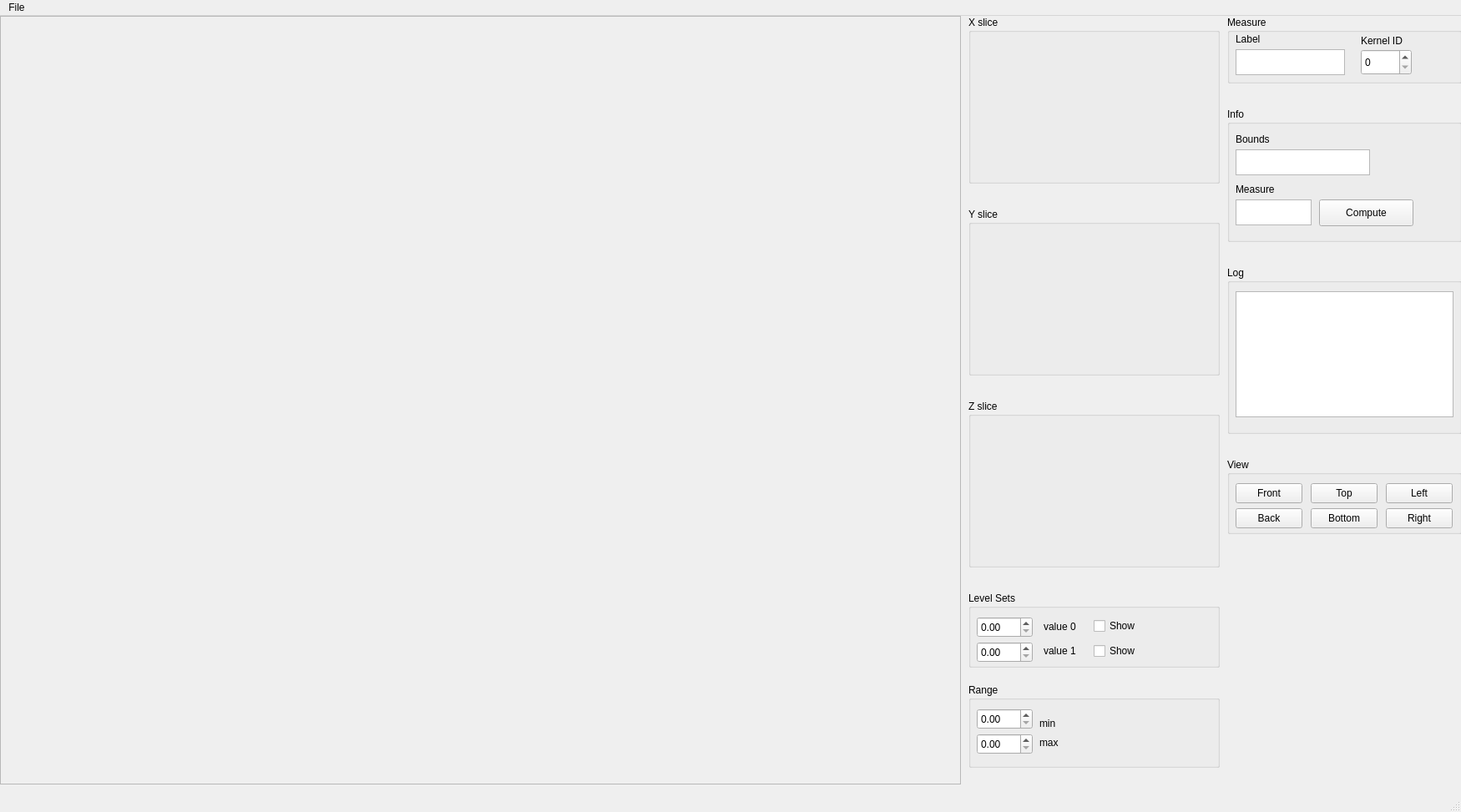
<?xml version="1.0" encoding="UTF-8"?>
<ui version="4.0">
 <class>MainWindow</class>
 <widget class="QMainWindow" name="MainWindow">
  <property name="geometry">
   <rect>
    <x>0</x>
    <y>0</y>
    <width>1750</width>
    <height>973</height>
   </rect>
  </property>
  <property name="windowTitle">
   <string>MainWindow</string>
  </property>
  <widget class="QWidget" name="centralwidget">
   <widget class="QFrame" name="main_frame">
    <property name="geometry">
     <rect>
      <x>0</x>
      <y>0</y>
      <width>1151</width>
      <height>921</height>
     </rect>
    </property>
    <property name="frameShape">
     <enum>QFrame::StyledPanel</enum>
    </property>
    <property name="frameShadow">
     <enum>QFrame::Raised</enum>
    </property>
    <widget class="QVTKWidget" name="vtk_main" native="true">
     <property name="geometry">
      <rect>
       <x>0</x>
       <y>0</y>
       <width>1151</width>
       <height>921</height>
      </rect>
     </property>
    </widget>
   </widget>
   <widget class="QGroupBox" name="group_iso">
    <property name="geometry">
     <rect>
      <x>1160</x>
      <y>690</y>
      <width>301</width>
      <height>91</height>
     </rect>
    </property>
    <property name="title">
     <string>Level Sets</string>
    </property>
    <widget class="QCheckBox" name="show0_checkbox">
     <property name="geometry">
      <rect>
       <x>150</x>
       <y>30</y>
       <width>88</width>
       <height>22</height>
      </rect>
     </property>
     <property name="text">
      <string>Show</string>
     </property>
    </widget>
    <widget class="QDoubleSpinBox" name="value0_spinbox">
     <property name="geometry">
      <rect>
       <x>10</x>
       <y>30</y>
       <width>67</width>
       <height>25</height>
      </rect>
     </property>
    </widget>
    <widget class="QLabel" name="label">
     <property name="geometry">
      <rect>
       <x>90</x>
       <y>34</y>
       <width>62</width>
       <height>16</height>
      </rect>
     </property>
     <property name="text">
      <string>value 0</string>
     </property>
    </widget>
    <widget class="QLabel" name="label_2">
     <property name="geometry">
      <rect>
       <x>90</x>
       <y>63</y>
       <width>62</width>
       <height>16</height>
      </rect>
     </property>
     <property name="text">
      <string>value 1</string>
     </property>
    </widget>
    <widget class="QDoubleSpinBox" name="value1_spinbox">
     <property name="geometry">
      <rect>
       <x>10</x>
       <y>60</y>
       <width>67</width>
       <height>25</height>
      </rect>
     </property>
    </widget>
    <widget class="QCheckBox" name="show1_checkbox">
     <property name="geometry">
      <rect>
       <x>150</x>
       <y>60</y>
       <width>88</width>
       <height>22</height>
      </rect>
     </property>
     <property name="text">
      <string>Show</string>
     </property>
    </widget>
   </widget>
   <widget class="QGroupBox" name="group_x">
    <property name="geometry">
     <rect>
      <x>1160</x>
      <y>0</y>
      <width>301</width>
      <height>201</height>
     </rect>
    </property>
    <property name="title">
     <string>X slice</string>
    </property>
    <widget class="QVTKWidget" name="vtk_x" native="true">
     <property name="geometry">
      <rect>
       <x>-1</x>
       <y>19</y>
       <width>301</width>
       <height>181</height>
      </rect>
     </property>
    </widget>
   </widget>
   <widget class="QGroupBox" name="group_y">
    <property name="geometry">
     <rect>
      <x>1160</x>
      <y>230</y>
      <width>301</width>
      <height>201</height>
     </rect>
    </property>
    <property name="title">
     <string>Y slice</string>
    </property>
    <widget class="QVTKWidget" name="vtk_y" native="true">
     <property name="geometry">
      <rect>
       <x>0</x>
       <y>20</y>
       <width>301</width>
       <height>181</height>
      </rect>
     </property>
    </widget>
   </widget>
   <widget class="QGroupBox" name="group_z">
    <property name="geometry">
     <rect>
      <x>1160</x>
      <y>460</y>
      <width>301</width>
      <height>201</height>
     </rect>
    </property>
    <property name="title">
     <string>Z slice</string>
    </property>
    <widget class="QVTKWidget" name="vtk_z" native="true">
     <property name="geometry">
      <rect>
       <x>0</x>
       <y>20</y>
       <width>301</width>
       <height>181</height>
      </rect>
     </property>
    </widget>
   </widget>
   <widget class="QGroupBox" name="group_range">
    <property name="geometry">
     <rect>
      <x>1160</x>
      <y>800</y>
      <width>301</width>
      <height>101</height>
     </rect>
    </property>
    <property name="title">
     <string>Range</string>
    </property>
    <widget class="QDoubleSpinBox" name="min_spinbox">
     <property name="geometry">
      <rect>
       <x>10</x>
       <y>30</y>
       <width>67</width>
       <height>25</height>
      </rect>
     </property>
    </widget>
    <widget class="QDoubleSpinBox" name="max_spinbox">
     <property name="geometry">
      <rect>
       <x>10</x>
       <y>60</y>
       <width>67</width>
       <height>25</height>
      </rect>
     </property>
    </widget>
    <widget class="QLabel" name="label_3">
     <property name="geometry">
      <rect>
       <x>85</x>
       <y>40</y>
       <width>62</width>
       <height>16</height>
      </rect>
     </property>
     <property name="text">
      <string>min</string>
     </property>
    </widget>
    <widget class="QLabel" name="label_4">
     <property name="geometry">
      <rect>
       <x>85</x>
       <y>63</y>
       <width>62</width>
       <height>16</height>
      </rect>
     </property>
     <property name="text">
      <string>max</string>
     </property>
    </widget>
   </widget>
   <widget class="QGroupBox" name="group_measure">
    <property name="geometry">
     <rect>
      <x>1470</x>
      <y>0</y>
      <width>281</width>
      <height>81</height>
     </rect>
    </property>
    <property name="title">
     <string>Measure</string>
    </property>
    <widget class="QTextEdit" name="label_edit">
     <property name="geometry">
      <rect>
       <x>10</x>
       <y>40</y>
       <width>131</width>
       <height>31</height>
      </rect>
     </property>
    </widget>
    <widget class="QLabel" name="label_5">
     <property name="geometry">
      <rect>
       <x>10</x>
       <y>20</y>
       <width>62</width>
       <height>16</height>
      </rect>
     </property>
     <property name="text">
      <string>Label</string>
     </property>
    </widget>
    <widget class="QSpinBox" name="ID_spinbox">
     <property name="geometry">
      <rect>
       <x>160</x>
       <y>40</y>
       <width>61</width>
       <height>31</height>
      </rect>
     </property>
    </widget>
    <widget class="QLabel" name="label_6">
     <property name="geometry">
      <rect>
       <x>160</x>
       <y>20</y>
       <width>61</width>
       <height>20</height>
      </rect>
     </property>
     <property name="text">
      <string>Kernel ID</string>
     </property>
    </widget>
   </widget>
   <widget class="QGroupBox" name="group_log">
    <property name="geometry">
     <rect>
      <x>1470</x>
      <y>300</y>
      <width>281</width>
      <height>201</height>
     </rect>
    </property>
    <property name="title">
     <string>Log</string>
    </property>
    <widget class="QTextEdit" name="log_text">
     <property name="geometry">
      <rect>
       <x>10</x>
       <y>30</y>
       <width>261</width>
       <height>151</height>
      </rect>
     </property>
     <property name="readOnly">
      <bool>true</bool>
     </property>
    </widget>
   </widget>
   <widget class="QGroupBox" name="groupBox">
    <property name="geometry">
     <rect>
      <x>1470</x>
      <y>110</y>
      <width>281</width>
      <height>161</height>
     </rect>
    </property>
    <property name="title">
     <string>Info</string>
    </property>
    <widget class="QPlainTextEdit" name="bounds_text">
     <property name="geometry">
      <rect>
       <x>10</x>
       <y>50</y>
       <width>161</width>
       <height>31</height>
      </rect>
     </property>
     <property name="readOnly">
      <bool>true</bool>
     </property>
    </widget>
    <widget class="QLabel" name="label_8">
     <property name="geometry">
      <rect>
       <x>10</x>
       <y>30</y>
       <width>62</width>
       <height>16</height>
      </rect>
     </property>
     <property name="text">
      <string>Bounds</string>
     </property>
    </widget>
    <widget class="QPlainTextEdit" name="measure_text">
     <property name="geometry">
      <rect>
       <x>10</x>
       <y>110</y>
       <width>91</width>
       <height>31</height>
      </rect>
     </property>
     <property name="readOnly">
      <bool>true</bool>
     </property>
    </widget>
    <widget class="QLabel" name="label_7">
     <property name="geometry">
      <rect>
       <x>10</x>
       <y>90</y>
       <width>62</width>
       <height>16</height>
      </rect>
     </property>
     <property name="text">
      <string>Measure</string>
     </property>
    </widget>
    <widget class="QPushButton" name="compute_push">
     <property name="geometry">
      <rect>
       <x>110</x>
       <y>110</y>
       <width>113</width>
       <height>32</height>
      </rect>
     </property>
     <property name="text">
      <string>Compute</string>
     </property>
    </widget>
   </widget>
   <widget class="QGroupBox" name="group_view">
    <property name="geometry">
     <rect>
      <x>1470</x>
      <y>530</y>
      <width>281</width>
      <height>91</height>
     </rect>
    </property>
    <property name="title">
     <string>View</string>
    </property>
    <widget class="QPushButton" name="front_button">
     <property name="geometry">
      <rect>
       <x>10</x>
       <y>30</y>
       <width>80</width>
       <height>24</height>
      </rect>
     </property>
     <property name="text">
      <string>Front</string>
     </property>
    </widget>
    <widget class="QPushButton" name="top_button">
     <property name="geometry">
      <rect>
       <x>100</x>
       <y>30</y>
       <width>80</width>
       <height>24</height>
      </rect>
     </property>
     <property name="text">
      <string>Top</string>
     </property>
    </widget>
    <widget class="QPushButton" name="left_button">
     <property name="geometry">
      <rect>
       <x>190</x>
       <y>30</y>
       <width>80</width>
       <height>24</height>
      </rect>
     </property>
     <property name="text">
      <string>Left</string>
     </property>
    </widget>
    <widget class="QPushButton" name="back_button">
     <property name="geometry">
      <rect>
       <x>10</x>
       <y>60</y>
       <width>80</width>
       <height>24</height>
      </rect>
     </property>
     <property name="text">
      <string>Back</string>
     </property>
    </widget>
    <widget class="QPushButton" name="bottom_button">
     <property name="geometry">
      <rect>
       <x>100</x>
       <y>60</y>
       <width>80</width>
       <height>24</height>
      </rect>
     </property>
     <property name="text">
      <string>Bottom</string>
     </property>
    </widget>
    <widget class="QPushButton" name="right_button">
     <property name="geometry">
      <rect>
       <x>190</x>
       <y>60</y>
       <width>80</width>
       <height>24</height>
      </rect>
     </property>
     <property name="text">
      <string>Right</string>
     </property>
    </widget>
   </widget>
  </widget>
  <widget class="QMenuBar" name="menubar">
   <property name="geometry">
    <rect>
     <x>0</x>
     <y>0</y>
     <width>1750</width>
     <height>21</height>
    </rect>
   </property>
   <widget class="QMenu" name="menuFile">
    <property name="title">
     <string>File</string>
    </property>
   </widget>
   <addaction name="menuFile"/>
  </widget>
  <widget class="QStatusBar" name="statusbar"/>
 </widget>
 <customwidgets>
  <customwidget>
   <class>QVTKWidget</class>
   <extends>QWidget</extends>
   <header>QVTKWidget.h</header>
  </customwidget>
 </customwidgets>
 <resources/>
 <connections/>
</ui>
